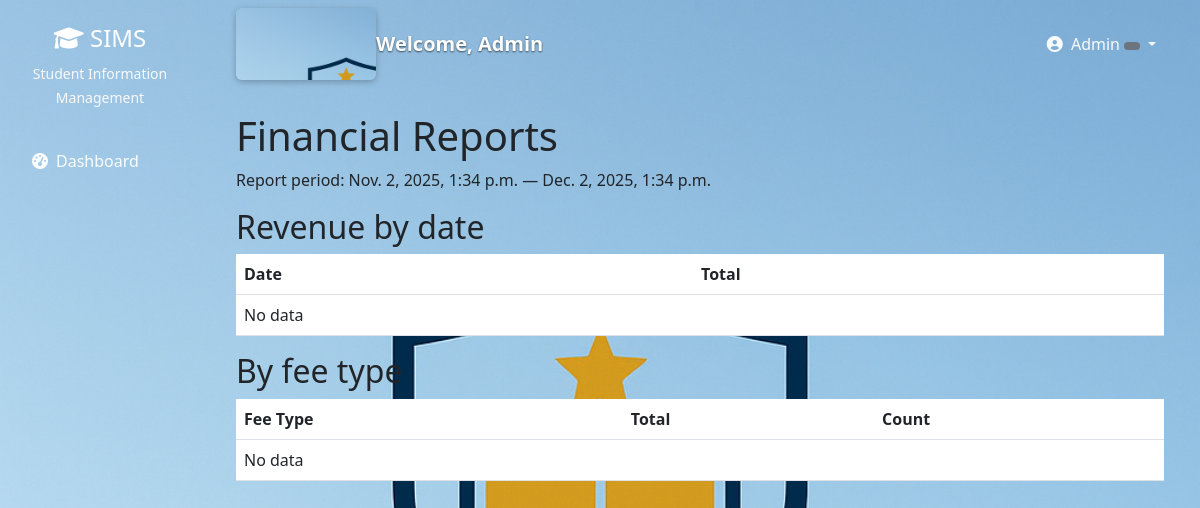
The page /finance/financial-reports/ (signed in) on the database as committed earlier.
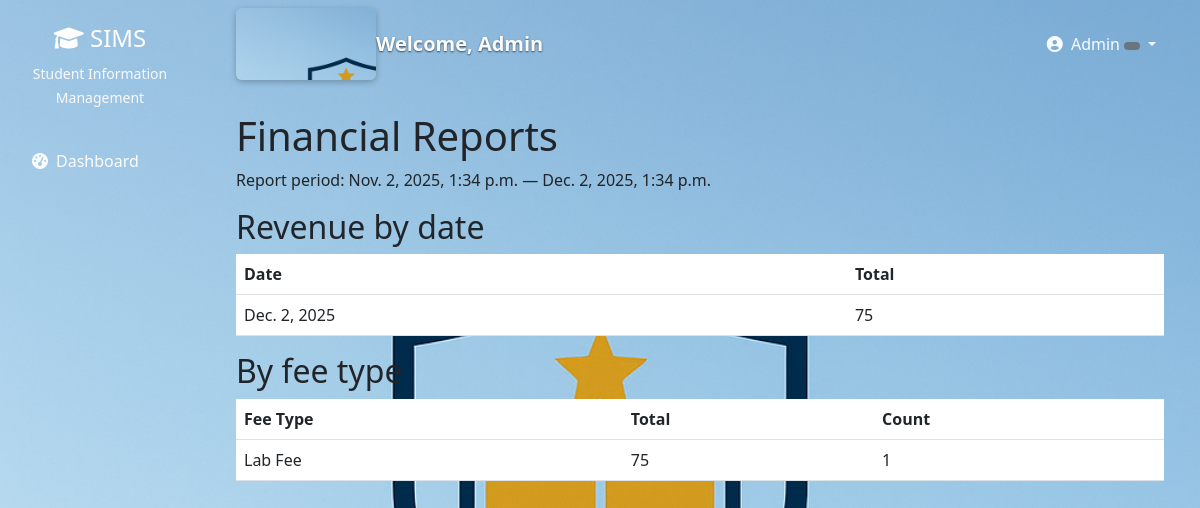
The same page on the database as committed later.
### payments/models.py (models this page shows, shortened)
class Payment(models.Model):
    student = models.ForeignKey(User, on_delete=models.CASCADE, limit_choices_to={'role': 'student'})
    fee_structure = models.ForeignKey(FeeStructure, on_delete=models.CASCADE)
    amount_paid = models.DecimalField(max_digits=10, decimal_places=2)
    payment_date = models.DateTimeField(auto_now_add=True)
    payment_method = models.CharField(max_length=50)
    transaction_id = models.CharField(max_length=100, unique=True)
    STATUS_CHOICES = (
        ('pending', 'Pending'),
        ('completed', 'Completed'),
        ('failed', 'Failed'),
    )
    status = models.CharField(max_length=20, choices=STATUS_CHOICES, default='pending')

class FeeStructure(models.Model):
    name = models.CharField(max_length=100)
    amount = models.DecimalField(max_digits=10, decimal_places=2)
    description = models.TextField()
    is_active = models.BooleanField(default=True)
    created_by = models.ForeignKey(User, on_delete=models.CASCADE)
    created_at = models.DateTimeField(auto_now_add=True)

### users/decorators.py (the view)
        def wrapper(request, *args, **kwargs):
            if request.user.is_authenticated:
                if request.user.role in allowed_roles or request.user.is_superuser:
                    return view_func(request, *args, **kwargs)
            messages.error(request, "You don't have permission to access this page.")
            return redirect('dashboard')

### finance/templates/finance/financial_reports.html (shortened to what this page needs)
{% extends 'base.html' %}
{% block content %}
<h1>Financial Reports</h1>
<p>Report period: {{ start_date }} — {{ end_date }}</p>
<h2>Revenue by date</h2>
<table class="table">
  <thead><tr><th>Date</th><th>Total</th></tr></thead>
  <tbody>
  {% for r in revenue_data %}
    <tr><td>{{ r.payment_date__date }}</td><td>{{ r.total }}</td></tr>
  {% empty %}
    <tr><td colspan="2">No data</td></tr>
  {% endfor %}
  </tbody>
</table>
<h2>By fee type</h2>
<table class="table">
  <thead><tr><th>Fee Type</th><th>Total</th><th>Count</th></tr></thead>
  <tbody>
  {% for f in fee_type_data %}
    <tr><td>{{ f.fee_structure__name }}</td><td>{{ f.total }}</td><td>{{ f.count }}</td></tr>
  {% empty %}
    <tr><td colspan="3">No data</td></tr>
  {% endfor %}
  </tbody>
</table>
{% endblock %}

Rows that differ between the two databases and show on the page:
added Payment: payment_date__date "Dec. 2, 2025", total "75"
now on this page (row unchanged): FeeStructure: fee_structure__name "Lab Fee", total "75", count "1"
Other text that changed with them:
text no longer shown: "No data No data"
